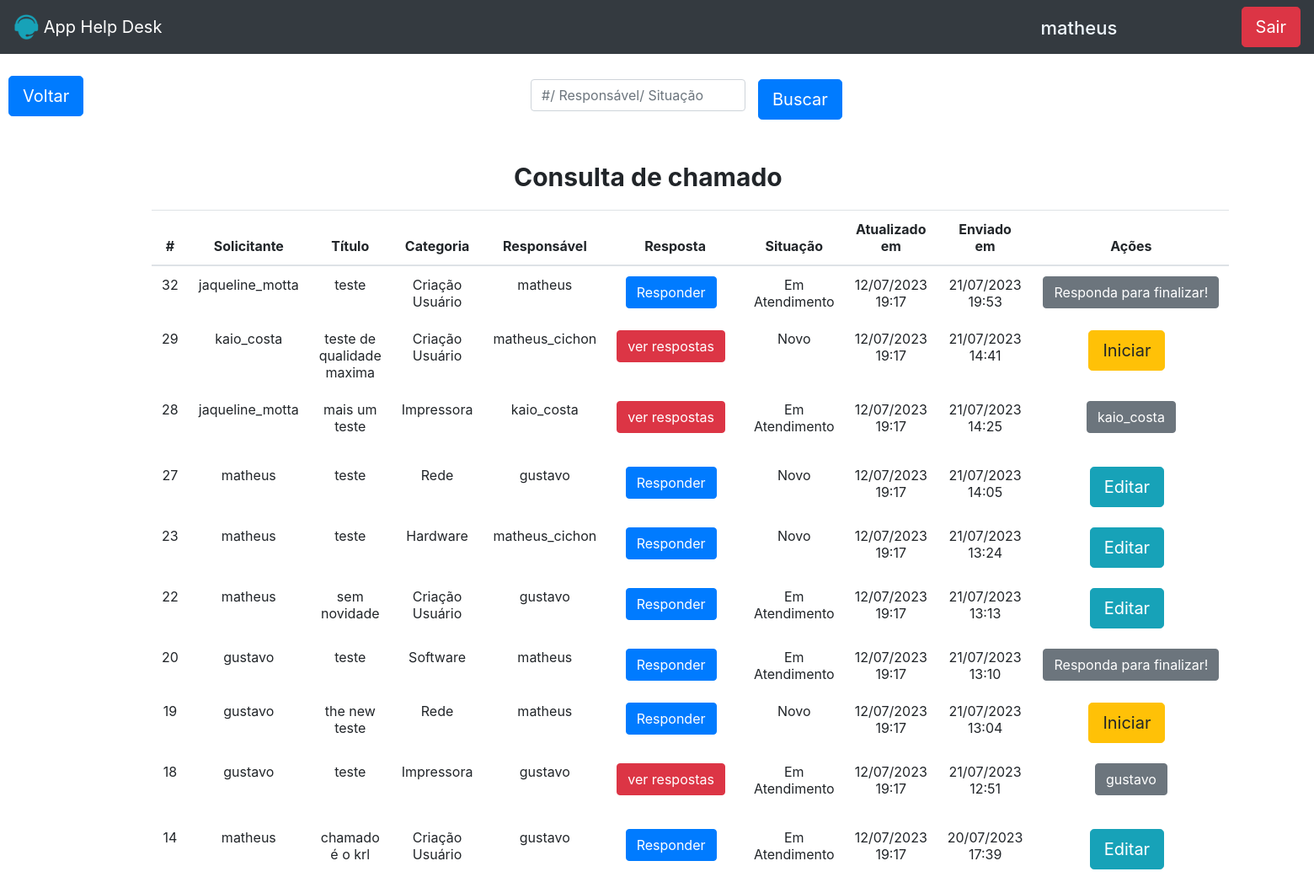
Before: /php/consultar_chamado.php (signed in) with the older database file.
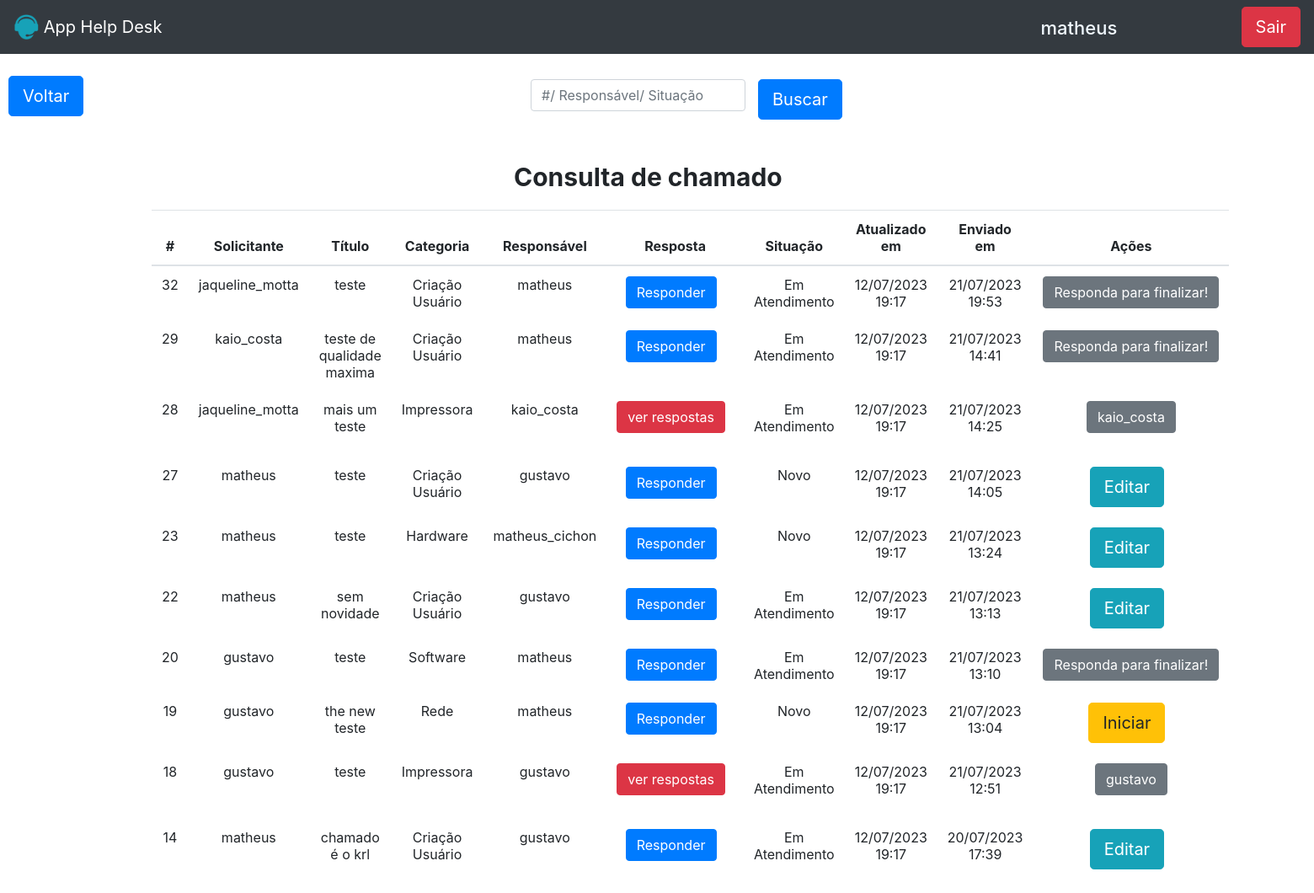
After: the same page with the newer database file.
### tables this page shows
CREATE TABLE IF NOT EXISTS `tb_pedidos` (
  `id` int NOT NULL AUTO_INCREMENT,
  `usuario` varchar(50) NOT NULL,
  `titulo` varchar(45) NOT NULL,
  `categoria` varchar(45) NOT NULL,
  `descricao` varchar(100) NOT NULL,
  `responsavel` varchar(25) DEFAULT NULL,
  `respostas` varchar(255) DEFAULT NULL,
  `situacao` varchar(45) NOT NULL,
  `dta_criacao` timestamp NULL DEFAULT CURRENT_TIMESTAMP,
  `dta_atualizacao` timestamp NOT NULL DEFAULT CURRENT_TIMESTAMP ON UPDATE CURRENT_TIMESTAMP,
  PRIMARY KEY (`id`)
);

### php/consultar_chamado.php (the view, shortened to what this page needs)
<?php
include_once('config.php');
if (!empty($_GET['search'])) {
  $data = $_GET['search'];
  $sql = "SELECT * FROM tb_pedidos WHERE  id = '$data' or responsavel LIKE '%$data%' or categoria LIKE '%$data%'
  or situacao LIKE '%$data%' ORDER BY id DESC ";
} else {
  $sql = "SELECT * FROM tb_pedidos where situacao = 'Em atendimento' or situacao = 'Novo' ORDER BY id DESC  ";
}
$result = $conexao->query($sql);
?>
<html>
<head>
  <link rel="stylesheet" href="https://maxcdn.bootstrapcdn.com/bootstrap/4.0.0/css/bootstrap.min.css">
</head>
<body>
  <?php
  require_once 'header.php';
  ?>
  <div id='filtro'>
    <input type="search" class="form-control" id="pesquisar" placeholder="#/ Responsável/ Situação" autofocus autocomplete="on">
    <button onclick="searchData()" class="btn btn-lg btn-primary" id="btn">Buscar</button>
  </div>
  <?php
  switch ($_SESSION['nivel']) {
    case '2':
      echo " <a class='btn btn-lg btn-primary' id='voltar' href='admin.php' name='voltar' type='button' data-toggle='tooltip' data-placement='right' title='Página inicial'>Voltar</a>";
      break;
  }
  ?>
  <div class="container">
    <div class="row">
      <div class="card-consultar-chamado">
             <p id="titulo"><strong>Consulta de chamado<strong></p>
          </div>
          <table class="table" >
            <thead>
              <tr>
                <th>#</th>
                <th>Solicitante</th>
                <th>Título</th>
                <th>Categoria</th>
                <th>Responsável</th>
                <th>Resposta</th>
                <th>Situação</th>
                <th>Atualizado em</th>
                <th>Enviado em</th>
                <th>Ações</th>
              </tr>
            </thead>
            <?php
            $usuario_logado = $_SESSION['usuario'];
            while ($user_data = mysqli_fetch_assoc($result)) {
              $data_atua = explode(' ', $user_data['dta_atualizacao']);
              $hora1 = $data_atua[1];
              $data_atualiza = explode('-',  $data_atua[0]);
              $data_atualiza = array_reverse($data_atualiza);
              $data_atualiza = implode('/', $data_atualiza);
              $data = explode(' ', $user_data['dta_criacao']);
              $hora = $data[1];
              $space = ' ';
              $data_criacao = explode('-',  $data[0]);
              $data_criacao = array_reverse($data_criacao);
              $data_criacao = implode('/', $data_criacao);
              echo "<tr>";
              echo "<td>" . $user_data['id'] . "</td>";
              echo "<td>" . $user_data['usuario'] . "</td>";
              echo "<td>" . $user_data['titulo'] . "</td>";
              echo "<td>" . $user_data['categoria'] . "</td>";
              echo "<td>" . $user_data['responsavel'] . "</td>";
              if(($user_data['responsavel'] == $usuario_logado || $usuario_logado == $user_data['usuario']) && $user_data['respostas_resp'] == null) {
                  echo "<td><a class='btn btn-primary' href='resposta.php?id=$user_data[id]'>Responder</a></td>";;
              } else {
                  echo "<td><a class='btn btn-danger' href='resposta.php?id=$user_data[id]'>ver respostas</a></td>";
              }
              echo "<td>" . $user_data['situacao'] . "</td>";
              echo "<td>" . $data_atualiza . $space . substr($hora1, 0, 5) . "</td>";
              echo "<td>" . $data_criacao . $space .  substr($hora, 0, 5) . "</td>";
              if ($user_data['situacao'] == "Novo" && $user_data['usuario'] != $usuario_logado) {
                echo "<td><a class='btn btn-lg btn-warning'  href='iniciar.php?id=$user_data[id]'>Iniciar</a></td>";
              }
               if ( $user_data['usuario'] == $usuario_logado ){
                echo "<td><a class='btn btn-lg btn-info' href='edita.php?id=$user_data[id]'>Editar</a></td>";
              }
              if ($usuario_logado == $user_data['responsavel']) {
                if($user_data['situacao'] == "Em Atendimento" && $user_data['respostas_resp'] == null) {
                     echo "<td><span class='btn  btn-secondary'>Responda para finalizar!</span></td>";
                }
              } else if($user_data['situacao'] == "Em Atendimento" && $usuario_logado != $user_data['usuario']){
                echo "<td><p class='btn  btn-secondary'>". $user_data['responsavel']."</p></td>";
              }
            }
            ?>
        </div>
      </div>
</body>
</html>

Changed rows visible on the page:
changed tb_pedidos "teste de qualidade maxima": responsavel "matheus_cichon" → "matheus"; situacao "Novo" → "Em Atendimento"; responsavel "ver respostas" → "Responder Responda para finalizar!"; no longer shows "Iniciar"
changed tb_pedidos id 27: categoria "Rede" → "Criação Usuário"
